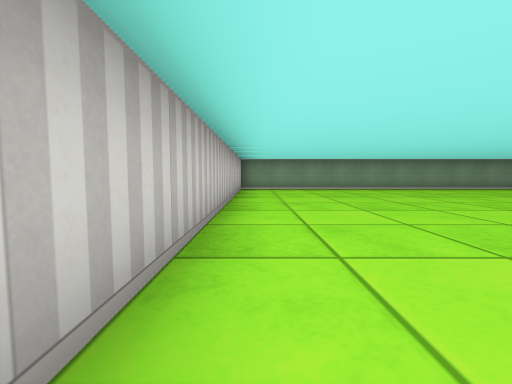
View 1 (above)

16 first-person views from a walk through a cub3D maze. The camera is about half as high as the walls, tilts 4° down and sees 90° across. The floor is counted in squares. Each view is taken from the middle of a square. On the plan, view 1 faces up. The plan holds only what a view shows up to about 9 squares ahead; the rest is blank.

View 2
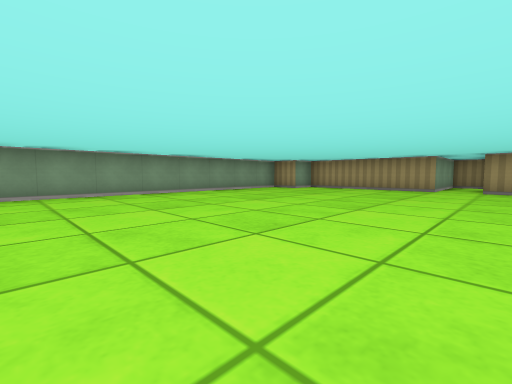

View 3
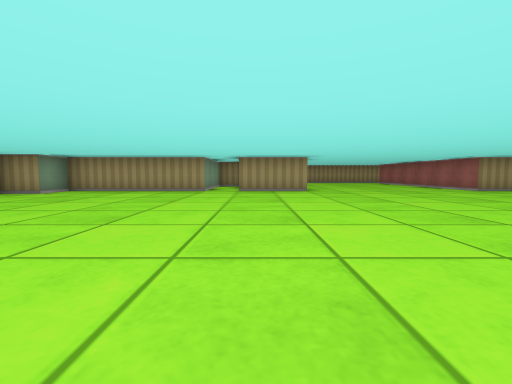

View 4
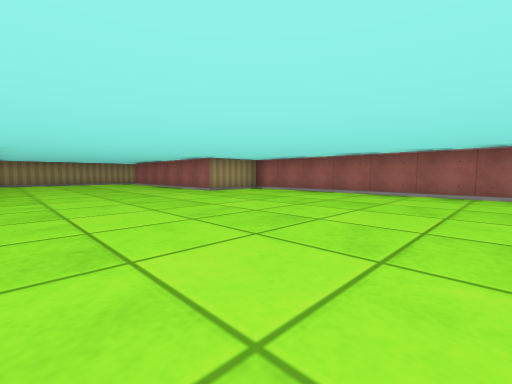

View 5
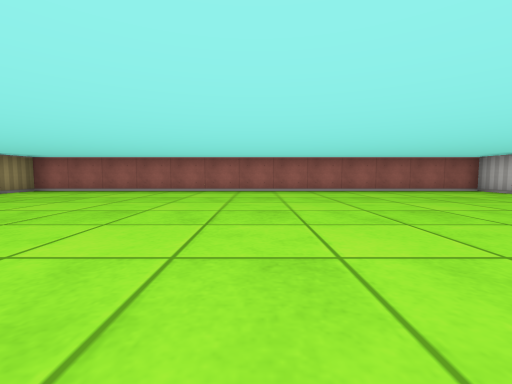

View 6
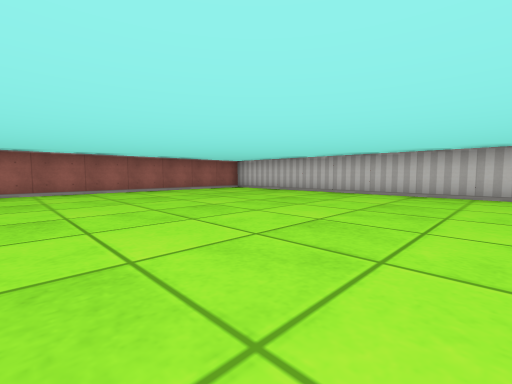

View 7
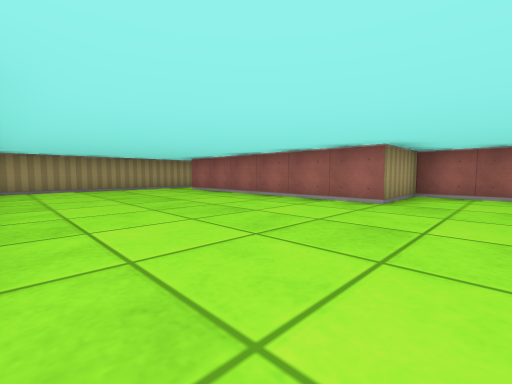

View 8
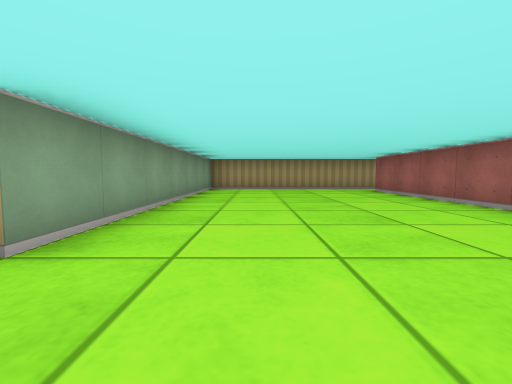

View 9
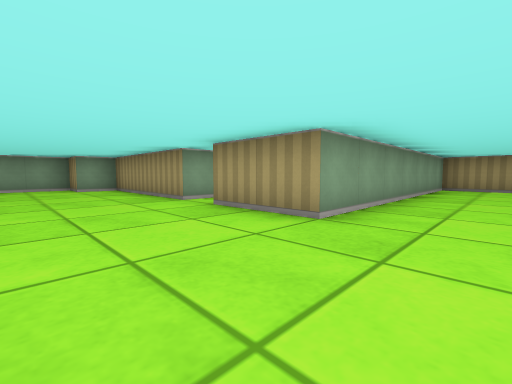

View 10
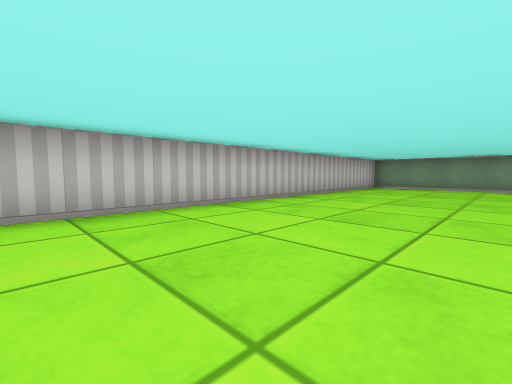

View 11
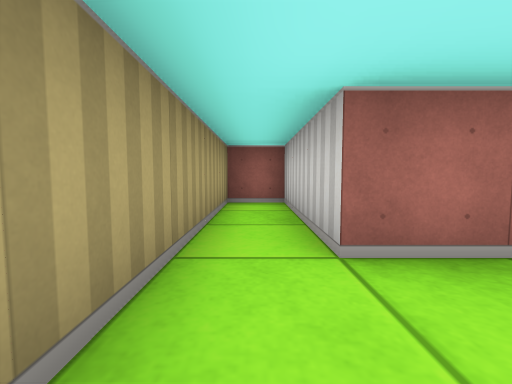

View 12
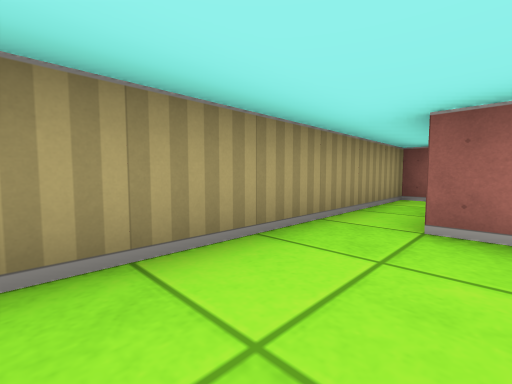

View 13
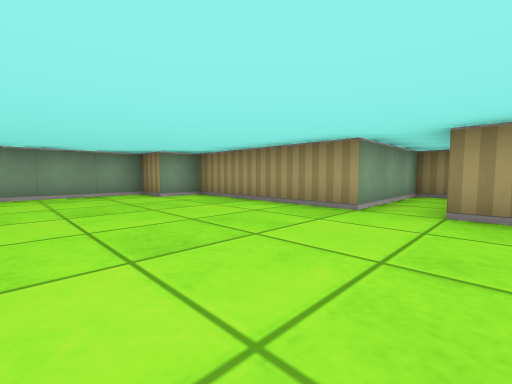

View 14
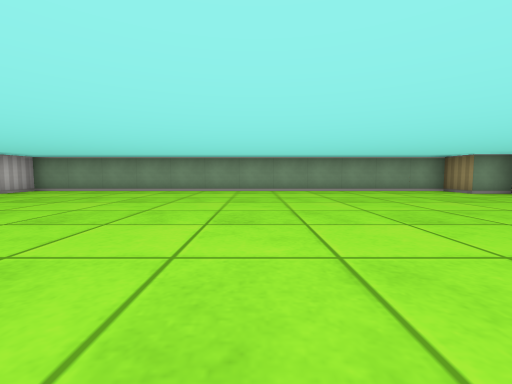

View 15
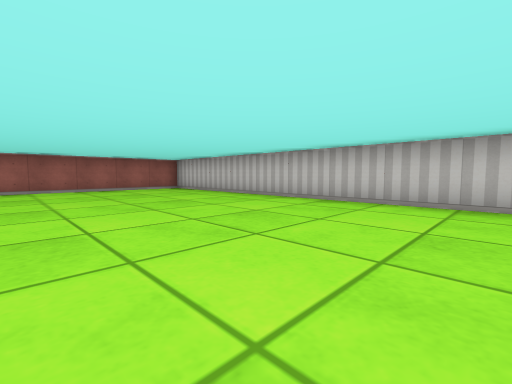

View 16
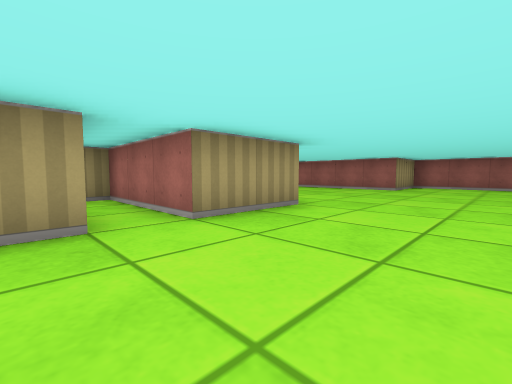

### Floor plan
Points are (right, up) in squares from view 1. A wall is a line through its corners. A room is listed if a view was taken in it or the views show most of it. See-through windows are left out.
Room 1 (views 1, 2, 3, 4, 5, 6, 7, 8, 9, 10, 11, 12, 13, 14, 15, 16)
walls: (12.5, 0.5) (12.5, 2.5) (15.5, 2.5) (15.5, 3.5) (12.5, 3.5) (12.5, 7.5) (11.5, 7.5) (11.5, 8.5) (-0.5, 8.5) (-0.5, -6.5) (12.5, -6.5) (12.5, -4.5) (18.5, -4.5) (18.5, -7.5) (19.5, -7.5) (19.5, 0.5) (12.5, 0.5)

Positions as (right, up) in squares from view 1, and headings:
1: (0, 0), facing up
2: (4, 2), facing up-right
3: (5, 2), facing right
4: (6, 0), facing down-right
5: (6, 1), facing down
6: (6, 1), facing down-left
7: (11, 0), facing down-right
8: (11, -1), facing right
9: (10, -1), facing up-right
10: (3, -1), facing up-left
11: (19, -3), facing down
12: (18, -2), facing down-right
13: (9, 2), facing up-right
14: (6, 1), facing up
15: (4, 2), facing down-left
16: (10, 4), facing down-right
